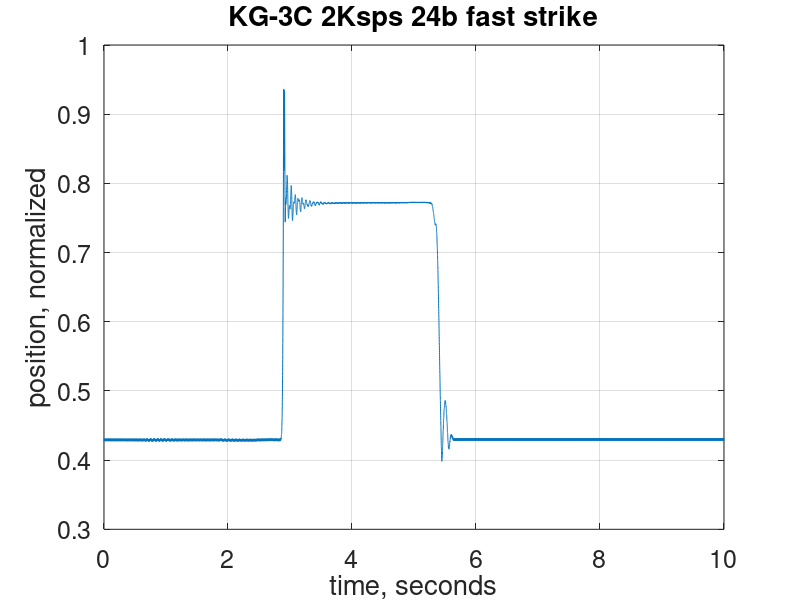
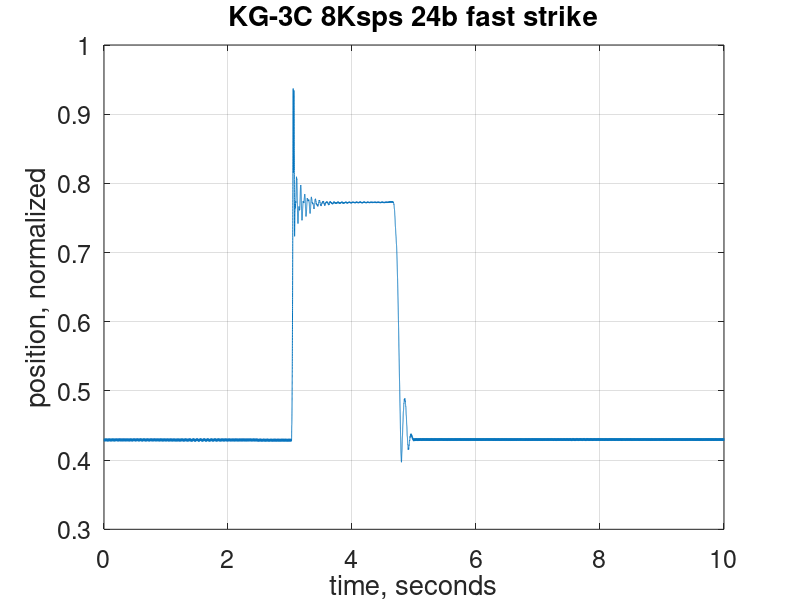
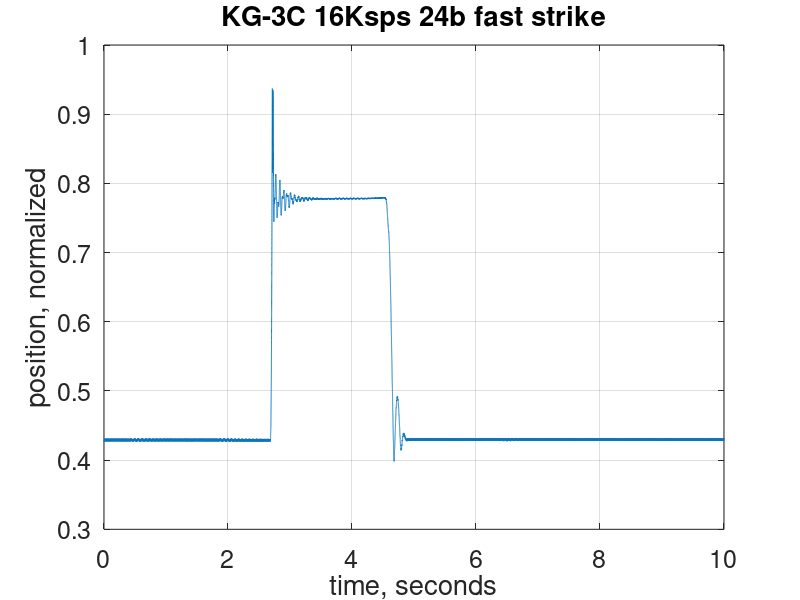
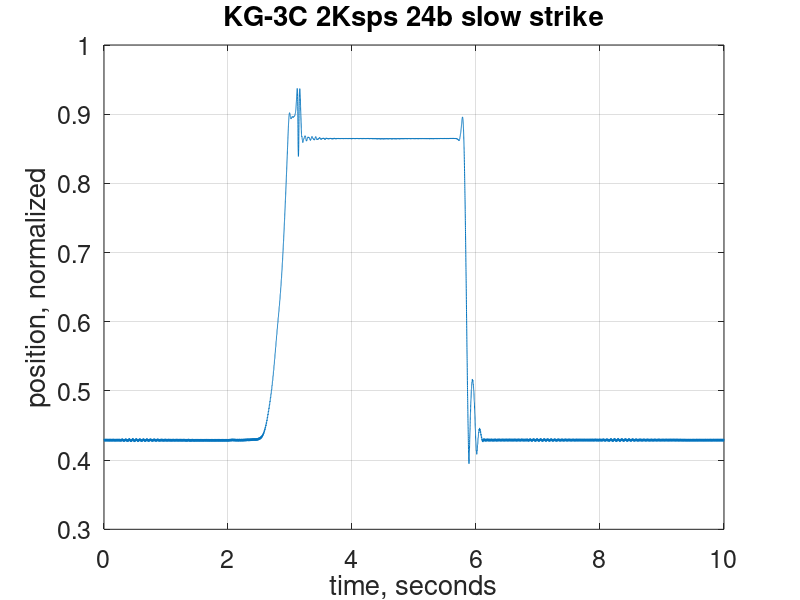

Source code (MATLAB) for these figures, in order:
% gcz 2023

% To use this file:
% 1. Install Octave or Matlab.
% 2. Type:
%      plot_data_and_velocity
%    in the command window of Octave or Matlab.

% The code below is written without abstraction
% in order to clearly illustrate the steps
% for each data set.

clear;

bits = 2^23;  % Only using half ADC range, see above.

printf("Welcome to the KG-3C sample data analysis.\n");
printf("... loading data ....\n");

% Load the samples.
load hammer_2K_24b_fast.txt;
load hammer_8K_24b_fast.txt;
load hammer_16K_24b_fast.txt;
load hammer_2K_24b_slow.txt;
load hammer_8K_24b_slow.txt;
load hammer_16K_24b_slow.txt;

printf("Done loading data.\n");

% Normalize to [0, 1].
hammer_2K_24b_fast = hammer_2K_24b_fast / bits;
hammer_8K_24b_fast = hammer_8K_24b_fast / bits;
hammer_16K_24b_fast = hammer_16K_24b_fast / bits;
hammer_2K_24b_slow = hammer_2K_24b_slow / bits;
hammer_8K_24b_slow = hammer_8K_24b_slow / bits;
hammer_16K_24b_slow = hammer_16K_24b_slow / bits;

% Useful things to have around.
rate2K = 2000;
rate8K = 8000;
rate16K = 16000;
len2K = size(hammer_2K_24b_fast)(1);
len8K = size(hammer_8K_24b_fast)(1);
len16K = size(hammer_16K_24b_fast)(1);
time2K = [0:len2K-1]/rate2K;
time8K = [0:len8K-1]/rate8K;
time16K = [0:len16K-1]/rate16K;

% Display the rise times.
i0 = min(find(hammer_2K_24b_fast > 0.5));
i1 = min(find(hammer_2K_24b_fast > 0.8));
rise_time_2K_24b_fast = time2K(i1) - time2K(i0);
i0 = min(find(hammer_8K_24b_fast > 0.5));
i1 = min(find(hammer_8K_24b_fast > 0.8));
rise_time_8K_24b_fast = time8K(i1) - time8K(i0);
i0 = min(find(hammer_16K_24b_fast > 0.5));
i1 = min(find(hammer_16K_24b_fast > 0.8));
rise_time_16K_24b_fast = time16K(i1) - time16K(i0);
i0 = min(find(hammer_2K_24b_slow > 0.5));
i1 = min(find(hammer_2K_24b_slow > 0.8));
rise_time_2K_24b_slow = time2K(i1) - time2K(i0);
i0 = min(find(hammer_8K_24b_slow > 0.5));
i1 = min(find(hammer_8K_24b_slow > 0.8));
rise_time_8K_24b_slow = time8K(i1) - time8K(i0);
i0 = min(find(hammer_16K_24b_slow > 0.5));
i1 = min(find(hammer_16K_24b_slow > 0.8));
rise_time_16K_24b_slow = time16K(i1) - time16K(i0);
printf("Rise time for 2K, fast strike = %f milliseconds.\n",rise_time_2K_24b_fast*1000);
printf("Rise time for 8K, fast strike = %f milliseconds.\n",rise_time_8K_24b_fast*1000);
printf("Rise time for 16K, fast strike = %f milliseconds.\n",rise_time_16K_24b_fast*1000);
printf("Rise time for 2K, slow strike = %f milliseconds.\n",rise_time_2K_24b_slow*1000);
printf("Rise time for 8K, slow strike = %f milliseconds.\n",rise_time_8K_24b_slow*1000);
printf("Rise time for 16K, slow strike = %f milliseconds.\n",rise_time_16K_24b_slow*1000);

% Approximation of the envelope velocity.

% Digital derivative to compute velocity.
% The filter is [1 -1] convolved with a boxcar.
% The boxcar is to remove some noise.
% Lengthen filter based on sample rate to keep
% noise attenuation independent of sample rate.
M2K = 10; b2K = [1 zeros(1,M2K) -1]; D2K = round(length(b2K)/2);
M8K = 40; b8K = [1 zeros(1,M8K) -1]; D8K = round(length(b8K)/2);
M16K = 80; b16K = [1 zeros(1,M16K) -1]; D16K = round(length(b16K)/2);

% The shank at the sensor location moves approximately
% 5/16 of an inch when traveling the normalized distance
% (0 to 1 on vertical axis).
% Sensor location velocity:
% (5/16 inch * .0254 inches/meter) = the distance covered in meters.
% The hammer head moves approximately 2 inches.
% Hammer location velocity:
% (2 inches * .0254 inches/meter) = the distance covered in meters.
% Velocity can be checked by dx/dt with a ruler on the hammer position plots.
velocity_2K_24b_fast = filter(b2K,[1],hammer_2K_24b_fast) * 2 * 0.0254 * rate2K / (M2K+2);
velocity_8K_24b_fast = filter(b8K,[1],hammer_8K_24b_fast) * 2 * 0.0254 * rate8K / (M8K+2);
velocity_16K_24b_fast = filter(b16K,[1],hammer_16K_24b_fast) * 2 * 0.0254 * rate16K / (M16K+2);
velocity_2K_24b_slow = filter(b2K,[1],hammer_2K_24b_slow) * 2 * 0.0254 * rate2K / (M2K+2);
velocity_8K_24b_slow = filter(b8K,[1],hammer_8K_24b_slow) * 2 * 0.0254 * rate8K / (M8K+2);
velocity_16K_24b_slow = filter(b16K,[1],hammer_16K_24b_slow) * 2 * 0.0254 * rate16K / (M16K+2);

% Remove the filter initialization transient, for plots.
velocity_2K_24b_fast(1:length(b2K)) = zeros(length(b2K),1);
velocity_8K_24b_fast(1:length(b8K)) = zeros(length(b8K),1);
velocity_16K_24b_fast(1:length(b16K)) = zeros(length(b16K),1);
velocity_2K_24b_slow(1:length(b2K)) = zeros(length(b2K),1);
velocity_8K_24b_slow(1:length(b8K)) = zeros(length(b8K),1);
velocity_16K_24b_slow(1:length(b16K)) = zeros(length(b16K),1);

% Plot the hammer position with respect to time.
figure(1);
plot(time2K, hammer_2K_24b_fast);
title('KG-3C 2Ksps 24b fast strike');
xlabel('time, seconds');
ylabel('position, normalized');
set(gca,"fontsize",18);
grid;
figure(2);
plot(time8K, hammer_8K_24b_fast);
title('KG-3C 8Ksps 24b fast strike');
xlabel('time, seconds');
ylabel('position, normalized');
set(gca,"fontsize",18);
grid;
figure(3);
plot(time16K, hammer_16K_24b_fast);
title('KG-3C 16Ksps 24b fast strike');
xlabel('time, seconds');
ylabel('position, normalized');
set(gca,"fontsize",18);
grid;
figure(4);
plot(time2K, hammer_2K_24b_slow);
title('KG-3C 2Ksps 24b slow strike');
xlabel('time, seconds');
ylabel('position, normalized');
set(gca,"fontsize",18);
grid;
figure(5);
plot(time8K, hammer_8K_24b_slow);
title('KG-3C 8Ksps 24b slow strike');
xlabel('time, seconds');
ylabel('position, normalized');
set(gca,"fontsize",18);
grid;
figure(6);
plot(time16K, hammer_16K_24b_slow);
title('KG-3C 16Ksps 24b slow strike');
xlabel('time, seconds');
ylabel('position, normalized');
set(gca,"fontsize",18);
grid;

% Plot the hammer velocity with respect to time.
% Use delay value to shift the velocity curves
% to remove the filter delay.
figure(7);
plot(time2K(1:end-D2K), velocity_2K_24b_fast(D2K+1:end));
title('KG-3C 2Ksps 24b fast strike');
xlabel('time, seconds');
ylabel('velocity, meters per second');
set(gca,"fontsize",18);
grid;
figure(8);
plot(time8K(1:end-D8K), velocity_8K_24b_fast(D8K+1:end));
title('KG-3C 8Ksps 24b fast strike');
xlabel('time, seconds');
ylabel('velocity, meters per second');
set(gca,"fontsize",18);
grid;
figure(9);
plot(time16K(1:end-D16K), velocity_16K_24b_fast(D16K+1:end));
title('KG-3C 16Ksps 24b fast strike');
xlabel('time, seconds');
ylabel('velocity, meters per second');
set(gca,"fontsize",18);
grid;
figure(10);
plot(time2K(1:end-D2K), velocity_2K_24b_slow(D2K+1:end));
title('KG-3C 2Ksps 24b slow strike');
xlabel('time, seconds');
ylabel('velocity, meters per second');
set(gca,"fontsize",18);
grid;
figure(11);
plot(time8K(1:end-D8K), velocity_8K_24b_slow(D8K+1:end));
title('KG-3C 8Ksps 24b slow strike');
xlabel('time, seconds');
ylabel('velocity, meters per second');
set(gca,"fontsize",18);
grid;
figure(12);
plot(time16K(1:end-D16K), velocity_16K_24b_slow(D16K+1:end));
title('KG-3C 16Ksps 24b slow strike');
xlabel('time, seconds');
ylabel('velocity, meters per second');
set(gca,"fontsize",18);
grid;